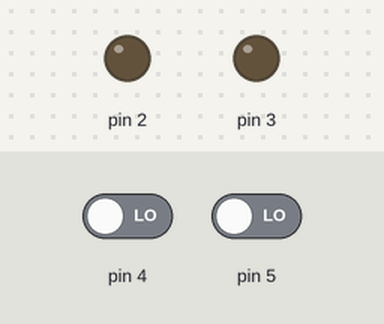
Bench run of a sketch on a simulated Arduino Uno, built with avr-gcc and run on an emulated ATmega328P. Parts: output pins drawn as LEDs (lit = HIGH). The inputs (shaded band) are chosen by the test bench; at power-on: pin 4 LOW, pin 5 LOW.

Above: at 1.2 s.
1.3 s: pin 4 driven HIGH
At 2.5 s:
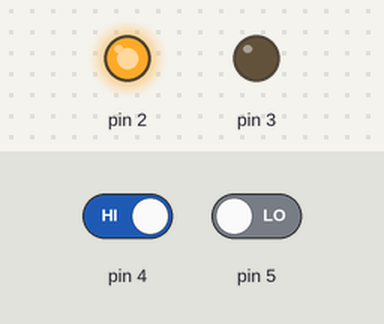
2.8 s: pin 4 driven LOW
At 4.8 s:
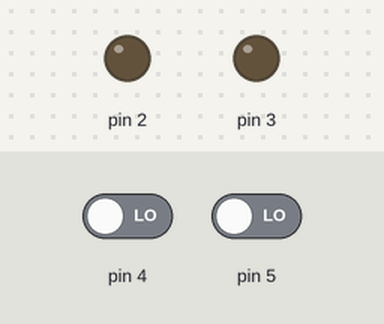
5.8 s: pin 5 driven HIGH
At 7.0 s:
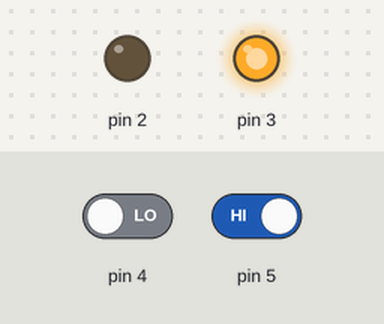
7.3 s: pin 5 driven LOW
At 9.4 s:
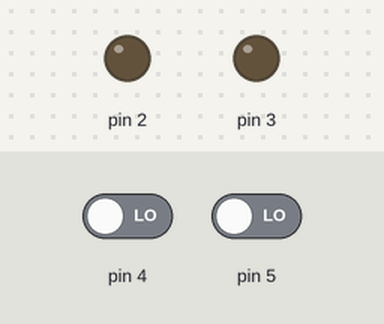
Timing chart, 0 to 10.9 s (numbered marks = the images above; inputs shaded):
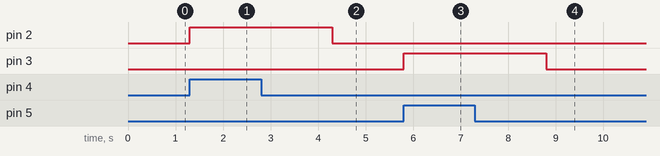

The sketch:

ardunio.ino
```cpp
void setup()
{
  pinMode(3, OUTPUT);
  pinMode(2, OUTPUT);
  pinMode(4, INPUT);
  pinMode(5, INPUT);
}

void loop()
{
   if(digitalRead(4)==1)
  {

    digitalWrite(2,1);
    digitalWrite(3,0);
   delay(3000);
     digitalWrite(2,0);
  }
  else if(digitalRead(5)==1)
  {
  digitalWrite(2,0);
    digitalWrite(3,1);
    delay(3000);
    digitalWrite(3,0);
  }


}
```

Measured:
- after the input at 1.3 s, pin 2: LOW → HIGH at once
- after the input at 2.8 s, pin 2: HIGH → LOW after 1.5 s
- after the input at 5.8 s, pin 3: LOW → HIGH at once
- after the input at 7.3 s, pin 3: HIGH → LOW after 1.5 s
